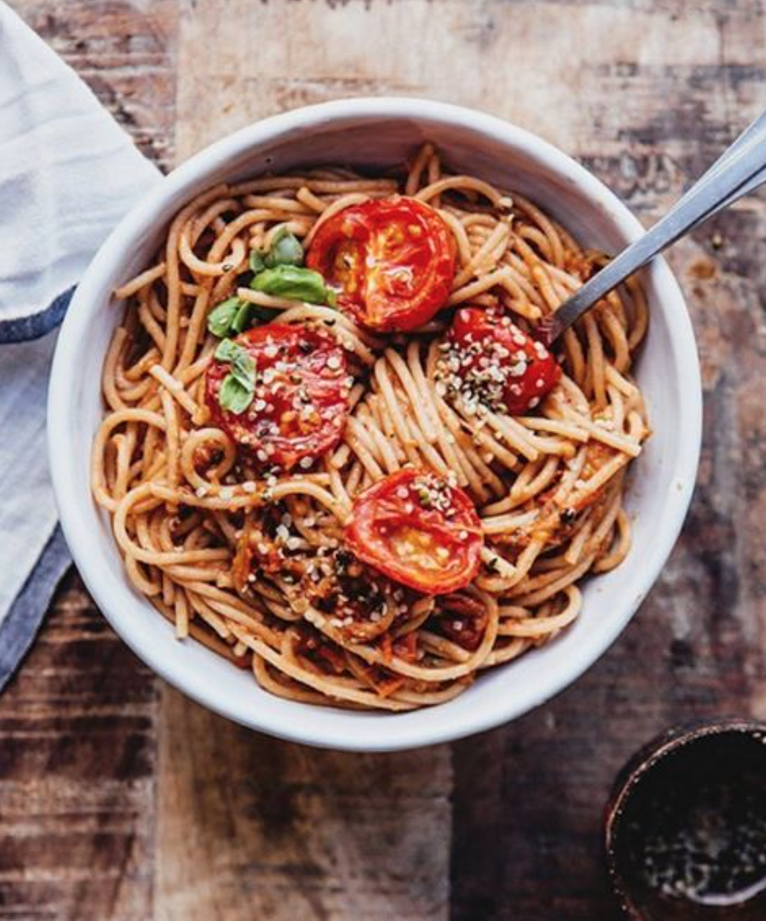
#> input picture processors/test.png, 766 x 921 px, shrunk from 986 x 1186 before the run, found by its file name
$ python testcode.py
#> lines starting #> are read from the running program, lines starting #| are printed output that depends on the picture; after the words box and inside, x2 and y2 are one past the last pixel; in counts of white or black regions, pixels touching at a corner belong together
import Image
import numpy as np

im = Image.open('test.png')
#> im is the input picture: PIL image 766x921 RGBA; mean R, G, B, A 147.6, 115.9, 106.7, 255
im = im.convert('RGB')
#> im: PIL image 766x921 RGB

data = np.array(im)
red, green, blue = data.T
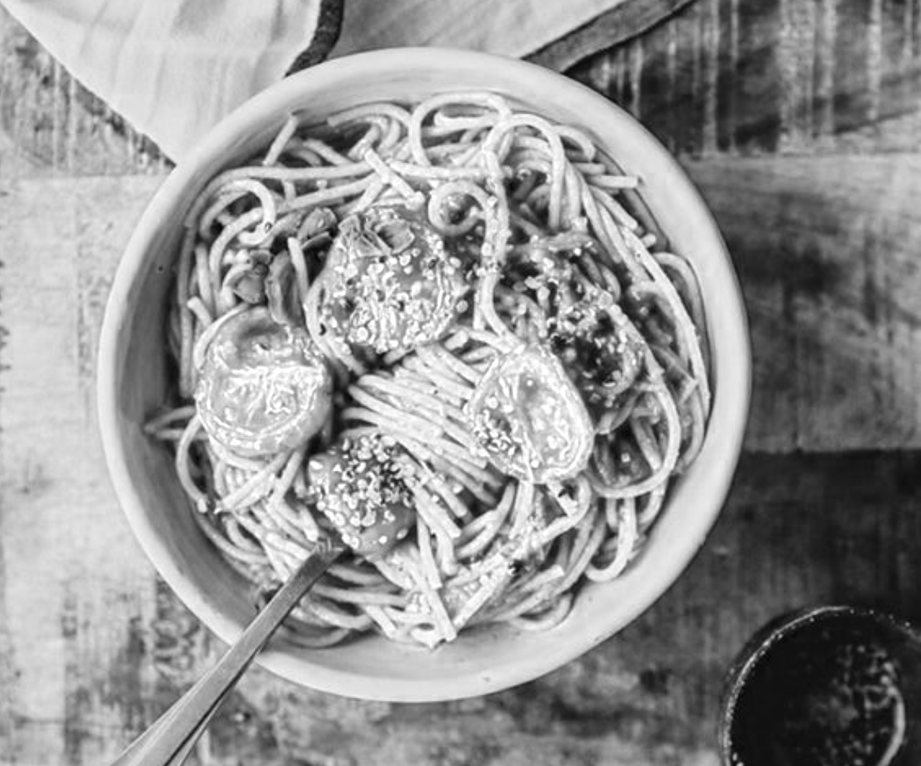
#> red: shape (766, 921); min 0, max 255, mean 147.6
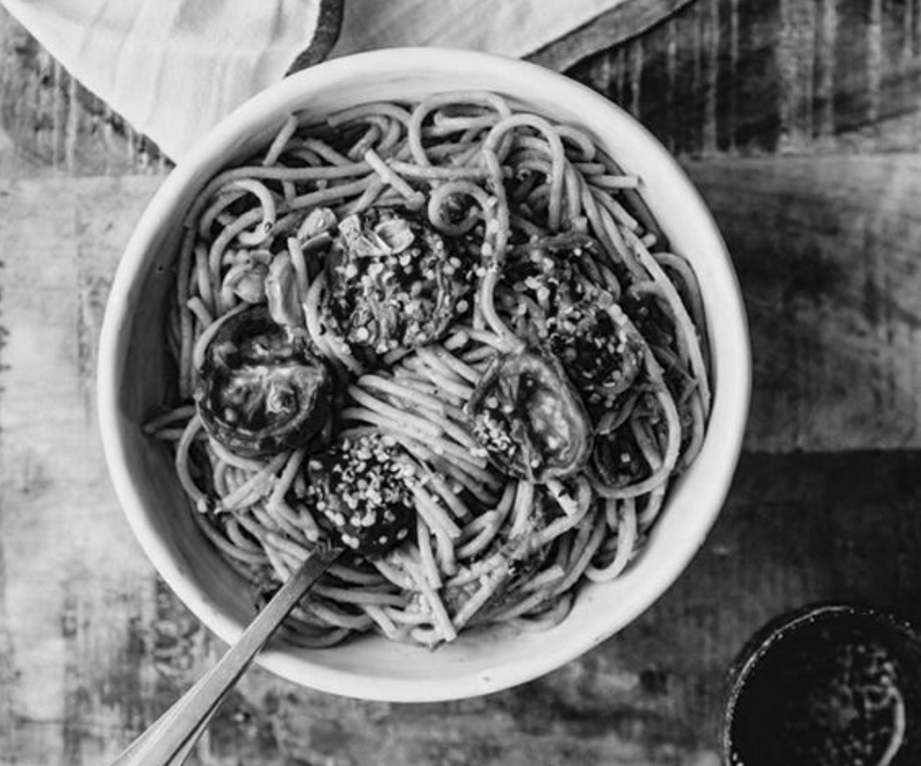
#> green: shape (766, 921); min 0, max 248, mean 115.9
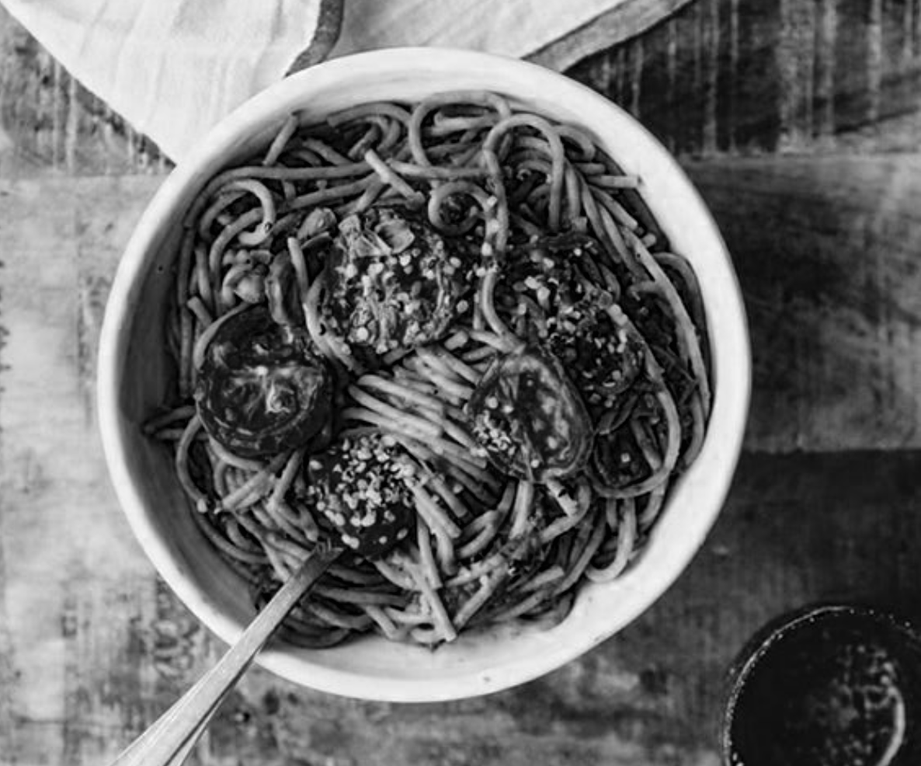
#> blue: shape (766, 921); min 0, max 253, mean 106.7
replacementArea = (red > 230) & (blue > 230) & (green > 230)
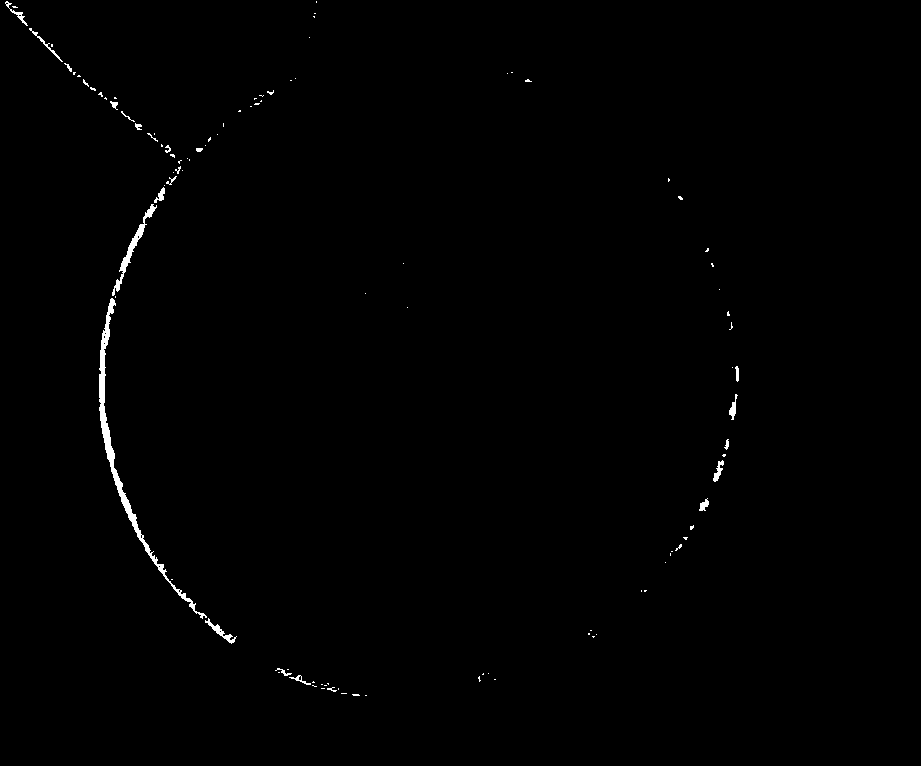
#> replacementArea: shape (766, 921) bool; 0.55% white; 103 white regions (80 under 20 px), largest, box (x1, y1, x2, y2) and area: (99, 298, 207, 619) 1800, (112, 204, 157, 296) 508, (205, 618, 237, 644) 174
#> (the run stopped early here; a loop or call above may not have finished)
